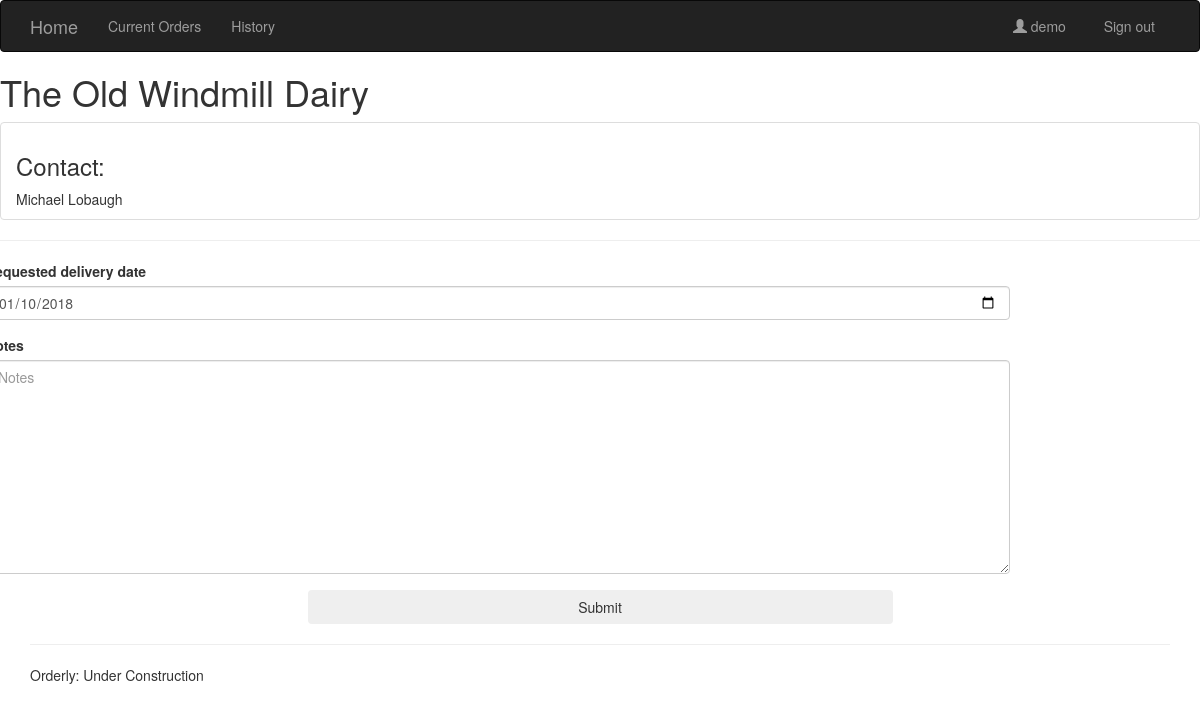
The app's page /owd/ (signed in) with its own data.
### orders/models.py (models this page shows, shortened)
class Business(models.Model):
  business_name = models.CharField(max_length=60)
  contact_name = models.CharField(max_length=60)
  website = models.URLField(max_length=200, blank=True)
  email = models.EmailField(max_length=254, blank=True)
  phone = models.CharField(max_length=15, blank=True)
  address = models.CharField(max_length=260, blank=True)
  about = models.TextField(max_length=600, null=True, default=None)
  account = models.OneToOneField(userModels.Account, related_name='business', null=True, default=None, on_delete=models.CASCADE)
  picture = models.OneToOneField(userModels.Picture, related_name='business', blank=True, null=True, on_delete=models.CASCADE)
  class Meta:
      verbose_name_plural = "businesses"

### orders/views.py (the view, shortened to what this page needs)
# urls.py: path('<slug:slug>/', views.about, name='about'),
def about(request, slug):
  business = get_object_or_404(Business, account__slug=slug)
  context = {'business': business}
  try:
    connection = Connection.objects.get(vendor=request.user.account.business.id, customer=business)
    context['connection'] = connection
  except:
    pass
  formset = OrderItemSet(request.POST or None)
  form = OrderForm(request.POST or None)
  context.update({'form':form, 'formset': formset})
  return render(request, 'orders/about.html', context)

### orders/forms.py
class OrderForm(forms.ModelForm):
  class Meta:
    model = Order
    fields = ['requested_delivery', 'notes', ] # and standing order frequency
    widgets = {'requested_delivery': forms.DateInput(attrs={'type':'date'})}

### orders/templates/orders/about.html (shortened to what this page needs)
{% extends 'base.html' %}
{% load bootstrap3 %}
{% block content %}
<h1>{{ business.business_name }}</h1>
<ul class="list-group">
  <li class="list-group-item"><h3>Contact:</h3>{{business.contact_name}}</li>
</ul>
<hr/>
{% include 'orders/orderform.html' with form=form formset=formset thanks=thanks %}
{% endblock %}

### shared_templates/base.html (shortened to what this page needs)
{% load static from staticfiles %}
{% load bootstrap3 %}
<!DOCTYPE html>
<html lang="en">
  <head>
    {% bootstrap_css %}
    <link rel="stylesheet" href="http://code.jquery.com/ui/1.8.18/themes/base/jquery-ui.css" type="text/css" media="all"/>
    <link href="{% static 'orders/css/orders.css' %}" rel="stylesheet">
  </head>
<body>
  <div class="wrapper">
    <div class="navbar navbar-inverse">
      <div class="container">
        <div class="navbar-header">
          <a class="navbar-brand" href="{% url 'users:index' %}">Home</a>
        </div>
        <div class="navbar-collapse collapse">
          <ul class="nav navbar-nav">
            <li class=""><a href="{% url 'orders:orders' %}">Current Orders</a></li>
            <li class=""><a href="{% url 'orders:history' %}">History</a></li>
          </ul>
          {% block nav_user %}
            {% if user.is_authenticated %}
              <ul class="nav navbar-nav navbar-right">
                <li id="nav-username"><a href="{% url 'orders:index' %}">
                  <span class="glyphicon glyphicon-user"></span>  {{ user.get_username }} &nbsp; </a>
                </li>
                <li>
                  <a href="{% url 'logout' %}">Sign out</a>
                </li>
              </ul>
            {% endif %}
          {% endblock %}
        </div>
      </div>
    </div>
{% block content %}
{% endblock %}
  </div> {% comment %} wrapper ends {% endcomment %}
  <div id="page-footer">
	<div class="container">
	  <footer>
		<hr />
		<p>Orderly: Under Construction</p>
	  </footer>
    </div>
  </div>
</body>
</html>

### orders/static/orders/css/orders.css (style rules this page uses)
a { color: #383838; }

### records on screen
Business: business_name "The Old Windmill Dairy", contact_name "Michael Lobaugh"

### other values on screen
{{ user.get_username }} "demo"
